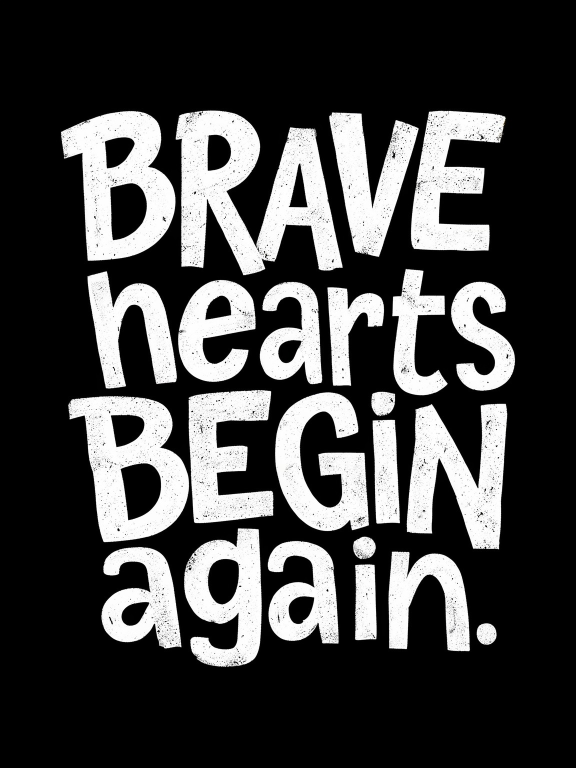
#> input picture designs/lettering-v1/k5-test/K5_flux3klein_ref_s42.jpg, 1152 x 1536 px (shown at 1/2 size)
$ python surgery.py ../../lettering-v1/k5-test/K5_flux3klein_ref_s42.jpg
#> lines starting #> are read from the running program, lines starting #| are printed output that depends on the picture; after the words box and inside, x2 and y2 are one past the last pixel; in counts of white or black regions, pixels touching at a corner belong together
"""Text-line surgery for generated posters.
bands(path)            -> print ink row bands (y0,y1,x0,x1)
show(path, out, bands) -> save stacked crops of bands for viewing
glyphs(arr, y0,y1,x0,x1) -> glyph list (connected comps grouped by x-overlap)
rebuild(src, dst, y0,y1, order, ...) -> recompose one line from glyph indices
"""
import sys, numpy as np
from PIL import Image
from scipy import ndimage as nd

def load(p): return np.array(Image.open(p).convert("L")).astype(np.float32)

def bands(p, thr=128, mingap=3):
    a = load(p); ink = a < thr
#> after `ink = a < thr`:
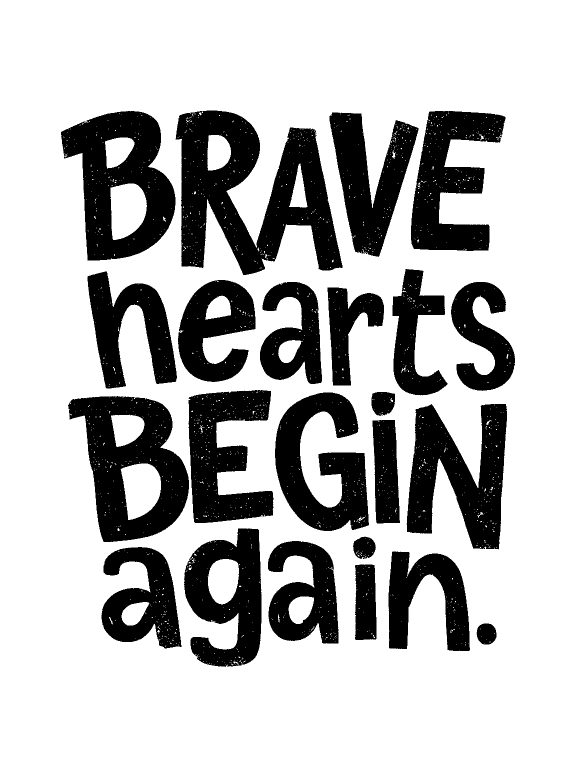
#> ink: shape (1536, 1152) bool (shown at 1/2 size); 73.1% white; 25 black regions (2 under 20 px), largest, box (x1, y1, x2, y2) and area: (351, 221, 685, 550) 58314, (136, 792, 378, 1084) 38297, (122, 222, 351, 521) 38029
    rows = ink.sum(1) > 0
    out = []; y = 0; H = len(rows)
#> after `H = len(rows)`: H = 1536
    while y < H:
        if rows[y]:
            y0 = y
            while y < H and rows[y]: y += 1
            xs = np.where(ink[y0:y].any(0))[0]
            out.append((y0, y, int(xs.min()), int(xs.max())))
        y += 1
#> this loop made 1 pass
#> (y0, y) on pass 1: (0, 1537)
#> after the loop, out = [(0, 1536, 0, 1151)]; y = 1537
    return out

# [21 lines left out: function glyphs, not called in this run]

def bgval(a): return float(np.median(a[a > 200])) if (a > 200).any() else 255.0

# [64 lines left out: functions rebuild, show, not called in this run]

if __name__ == "__main__":
    for p in sys.argv[1:]:
        print(p, bands(p))

# [19 lines left out: functions thin_clean, gap_close, not called in this run]

$ run again, on designs/lettering-v1/k5-test/K5_glm_s42.jpg
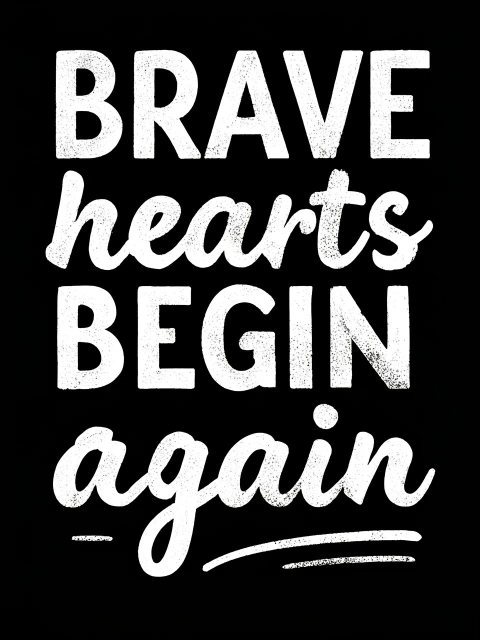
#> input picture designs/lettering-v1/k5-test/K5_glm_s42.jpg, 960 x 1280 px (shown at 1/2 size)
#> in bands, `ink = a < thr`:
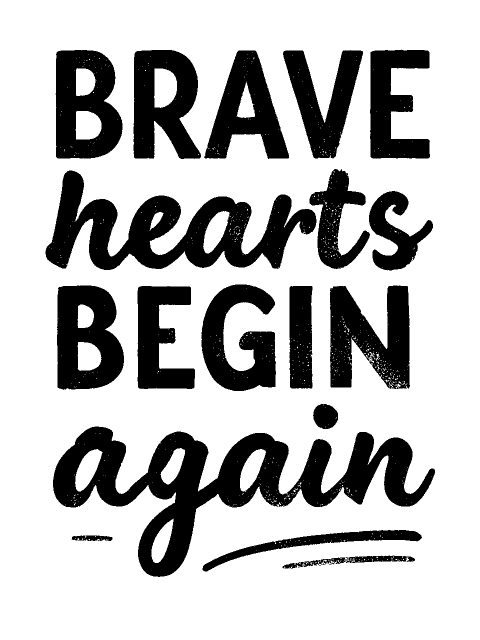
#> ink: shape (1280, 960) bool (shown at 1/2 size); 73.5% white; 19 black regions (1 under 20 px), largest, box (x1, y1, x2, y2) and area: (106, 853, 870, 1154) 72507, (91, 341, 633, 540) 45913, (660, 571, 820, 778) 22066
#> H = 1280
#> the loop in bands, `while y < H:` made 1 pass
#> (y0, y) on pass 1: (0, 1281)
#> after the loop in bands, `while y < H:`: out = [(0, 1280, 0, 959)]; y = 1281

$ run again, on designs/lettering-v1/k5-test/K5_mossdmd_s42.jpg
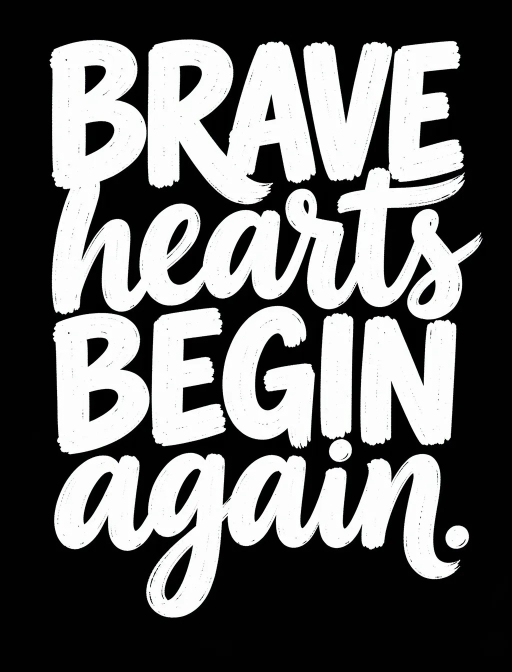
#> input picture designs/lettering-v1/k5-test/K5_mossdmd_s42.jpg, 1024 x 1344 px (shown at 1/2 size)
#> in bands, `ink = a < thr`:
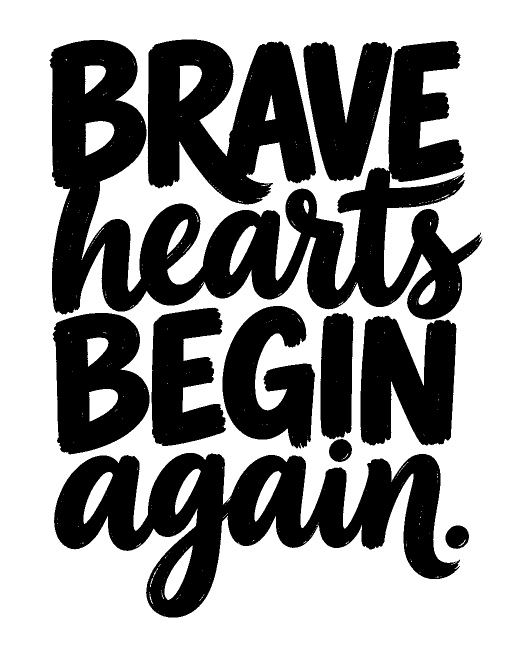
#> ink: shape (1344, 1024) bool (shown at 1/2 size); 58.9% white; 11 black regions, largest, box (x1, y1, x2, y2) and area: (99, 80, 965, 639) 191796, (108, 906, 920, 1235) 115383, (295, 79, 632, 409) 72747
#> H = 1344
#> the loop in bands, `while y < H:` made 1 pass
#> (y0, y) on pass 1: (0, 1345)
#> after the loop in bands, `while y < H:`: out = [(0, 1344, 0, 1023)]; y = 1345

$ run again, on designs/lettering-v1/k5-test/K5_qwenfast_s42.jpg
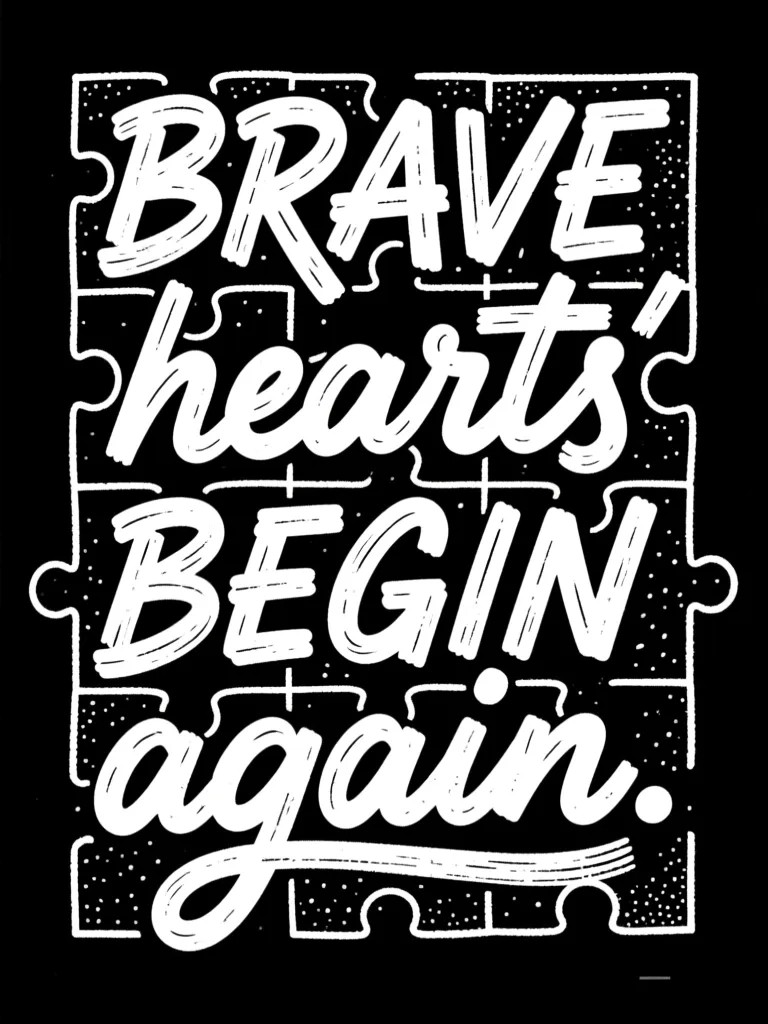
#> input picture designs/lettering-v1/k5-test/K5_qwenfast_s42.jpg, 768 x 1024 px
#> in bands, `ink = a < thr`:
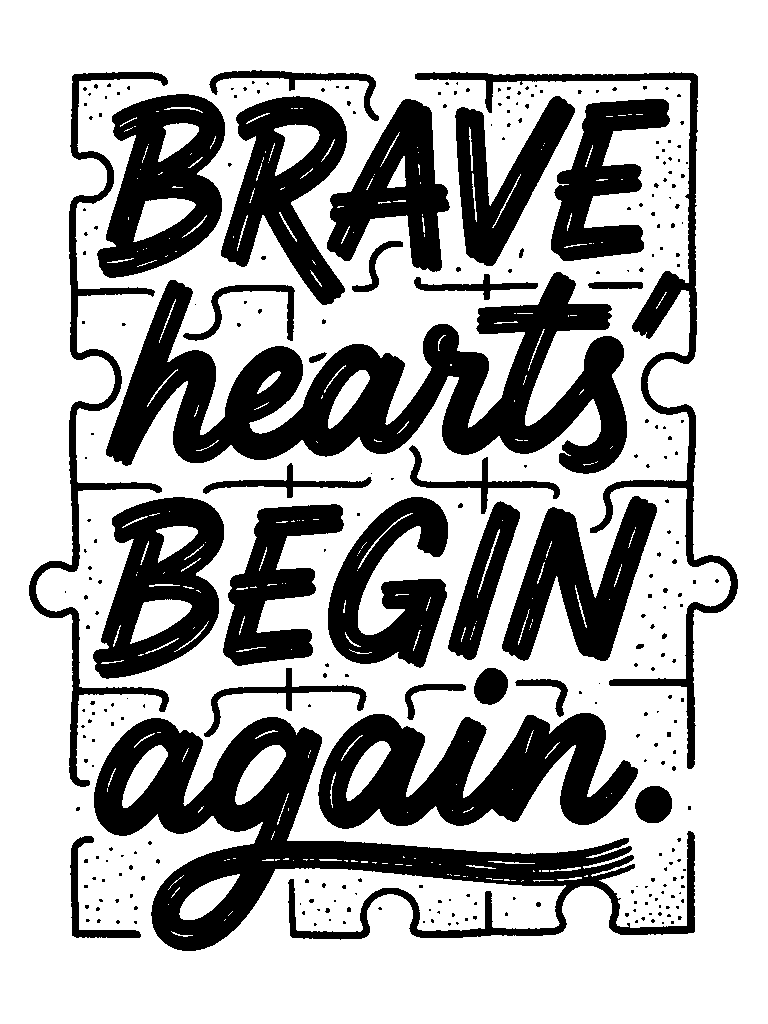
#> ink: shape (1024, 768) bool; 68.5% white; 303 black regions (266 under 20 px), largest, box (x1, y1, x2, y2) and area: (106, 272, 627, 474) 44711, (94, 717, 695, 951) 39604, (318, 713, 638, 829) 21626
#> H = 1024
#> the loop in bands, `while y < H:` made 1 pass
#> (y0, y) on pass 1: (0, 1025)
#> after the loop in bands, `while y < H:`: out = [(0, 1024, 0, 767)]; y = 1025
